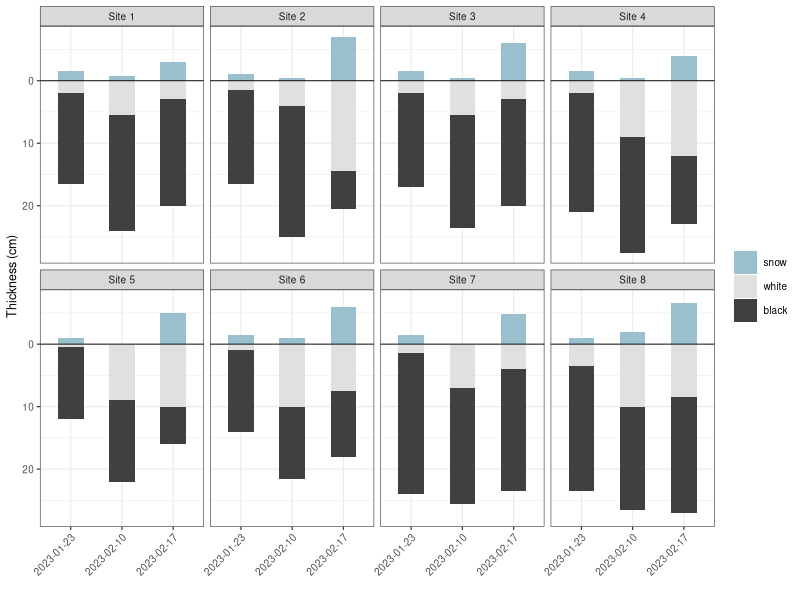
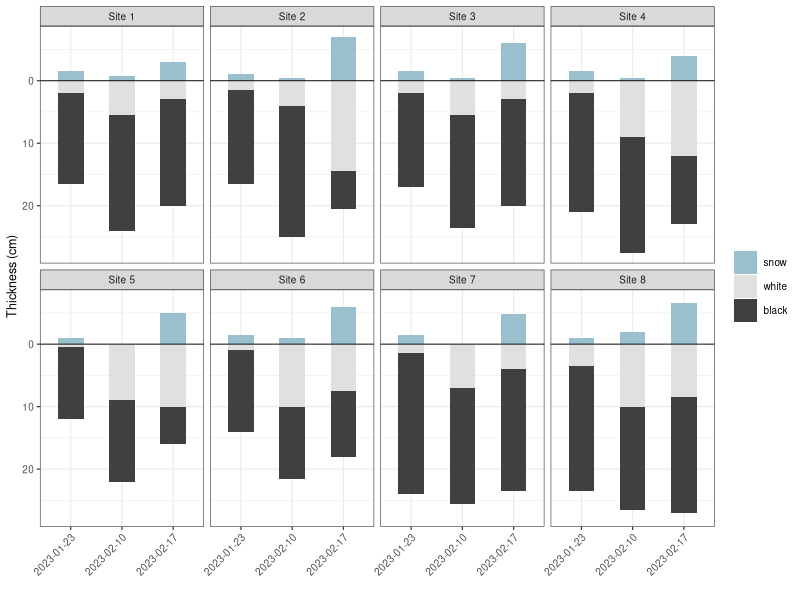

Recreate these plots in R, in order.
library(tidyverse)

crosswalk <- read_csv("data/map/crosswalk_biomass.csv")

ice <- read_csv('data/ice.csv')|>
  rename(sample_date = sampledate)%>%
  dplyr::select(site, sample_date, avsnow, totice, whiteice, blackice,secchi)

ice_long <- ice %>%
  pivot_longer(
    cols = c(avsnow, whiteice, blackice),
    names_to = "icetype",
    values_to = "thickness") %>%
  mutate(icetype = dplyr::recode(icetype,
                                 "avsnow" = "snow",
                                 "whiteice" = "white",
                                 "blackice" = "black"),
         icetype = factor(icetype, levels = c("black", "white", "snow")))
# Order by snow and ice type
ice_stacked <- ice_long %>%
  mutate(icetype = factor(icetype, levels = c("black", "white", "snow")),
         thickness = ifelse(icetype %in% c("black", "white"), -thickness, thickness))|>
  left_join(crosswalk, by = "site")

ggplot(ice_stacked, aes(x = as.factor(sample_date), y = thickness, fill = icetype)) +
  geom_bar(stat = "identity", width=  0.5, size = 0.2) +
  facet_wrap(~rating_site, nrow = 2) +
  scale_y_continuous(labels = abs) +
  scale_fill_manual(values = c('#404040','#E0E0E0','lightblue3'), name = '') +
  guides(fill = guide_legend(reverse = TRUE)) +
  labs(y = "Thickness (cm)") +
  xlab("") +
  geom_hline(yintercept = 0, size = 0.3) +
  theme_bw(base_size = 9) +
  theme(axis.text.x = element_text(angle = 45, hjust = 1))

ggsave(filename = 'figures_SI/FigureS6.png', width = 6.5, height = 4, units = 'in', dpi = 500)
